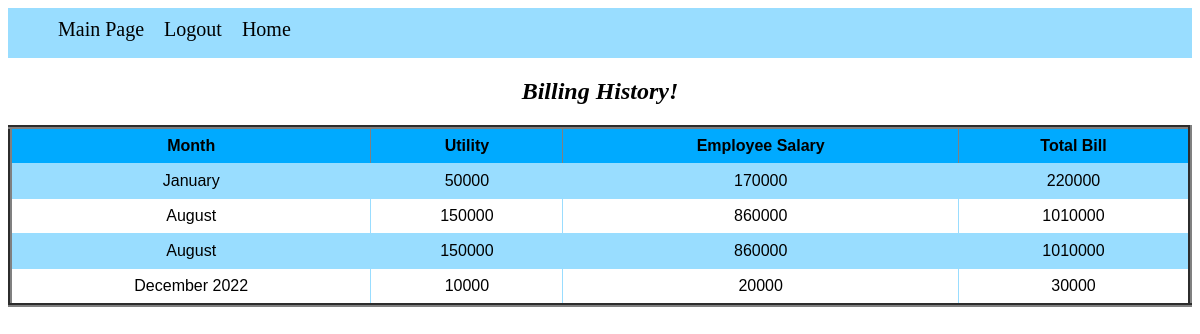
Page /Management/View/BillHistory.php (signed in) on the committed database.
### tables this page shows
CREATE TABLE `hospitalbills` (
  `Id` int(100) NOT NULL,
  `Month` varchar(100) NOT NULL,
  `Utility` varchar(100) NOT NULL,
  `EmployeeSalary` varchar(100) NOT NULL,
  `TotalBill` varchar(100) NOT NULL
);

### Management/Model/db.php (called while the page is built, shortened)
<?php
class db{
function ShowBills($conn)
{
    $result = $conn->query("SELECT * FROM hospitalbills");
    return $result;
}
}

### Management/View/BillHistory.php (the view, shortened to what this page needs)
<?php
include("header.php");
?>
<html>
<head>
</head>
<body>
        <center>
            <h2><b><i> Billing History! </i></b></h2>
            <table border="4", width = "60%">
            <tr>
                <th>Month</th>
                <th>Utility</th>
                <th>Employee Salary</th>
                <th>Total Bill</th>
            </tr>
            <?php
                include("../Model/db.php");
                $connection = new db();
                $conobj=$connection->OpenCon();
                $userQuery=$connection->ShowBills($conobj);
                if ($userQuery->num_rows > 0) {
                    while($row = $userQuery->fetch_assoc()) {
                        echo "<tr>";
                        echo "<td>".$row["Month"]."</td>";
                        echo "<td>".$row["Utility"]."</td>";
                        echo "<td>".$row["EmployeeSalary"]."</td>";
                        echo "<td>".$row["TotalBill"]."</td>";
                        echo "</tr>";
                  }
                }
                ?>
		</table>
        <br>
        </center>
</body>
</html>

### Management/View/header.php (shortened to what this page needs)
<html>
<head>
</head>
<body>
<ul>
                <a href="../../mainpage.php" class="nav-btn">&nbsp Main Page &nbsp</a>
                <a href="../Controller/Logout.php" class="nav-btn">&nbsp Logout &nbsp</a>
                <a href="Dashboard.php" class="nav-btn">&nbsp Home &nbsp</a>
                <br><br>
  </ul>
</body>
</html>

### Management/View/header.php (style rules this page uses)
a { text-decoration:none; font-size:20px; color:Black; margin-top:10px; }
a.nav-btn { float:left; }
table { font-family: arial, sans-serif; border-collapse: collapse; width: 100%; }
td { border: 1px solid #99ddff; text-align: left; padding: 8px; }
tr:nth-child(even) { background-color:#99ddff ; }
th { text-align: center; background-color:#00aaff; text-align: center; padding: 8px; }
td { text-align: center; }
ul { background-color:#99ddff; height:50px; }

### rows in the picture
hospitalbills: Month "January", Utility "50000", EmployeeSalary "170000", TotalBill "220000"
hospitalbills: Month "August", Utility "150000", EmployeeSalary "860000", TotalBill "1010000"
hospitalbills: Month "August", Utility "150000", EmployeeSalary "860000", TotalBill "1010000"
hospitalbills: Month "December 2022", Utility "10000", EmployeeSalary "20000", TotalBill "30000"
